Frame 1 (no input): blank canvas, image omitted
Frame 60 (the mouse pressed at the canvas centre just before this capture): blank canvas, image omitted
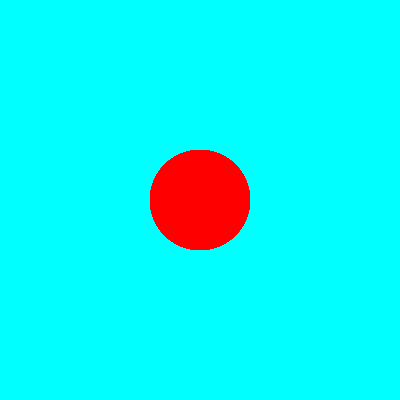
Frame 120 (the mouse held since frame 60 and released just before this capture)

The Processing sketch whose frames 1 and 60 were blank and that drew this single picture after the mouse press (run headless with seeded random() and noise(); from frame 60 on, the mouse is pressed at the canvas centre):

// Processing sketch: sketch_131022a
// ── sketch_131022a.pde
float x;
float y;

void setup(){
  size(400,400);
  colorMode(RGB); 
  background(0,255,255);
}

void sun(float x, float y, int r, int g, int b){
  noStroke();
  fill(r,g,b);
  ellipse(x,y,100,100);
}


void draw(){ // loops continously
if (mousePressed == true){
  sun(mouseX, mouseY, 255, 0, 0);
}
 else { sun(mouseX,mouseY, 0, 255, 255); } 
}
